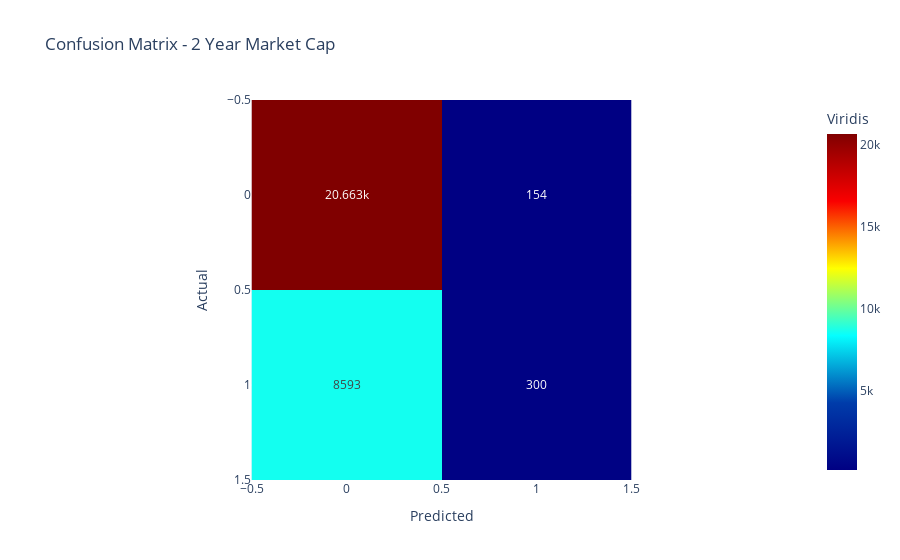

Notebook code for this chart:
### Code cell
import plotly.express as px
from sklearn.metrics import confusion_matrix

# Compute the confusion matrix
conf_matrix = confusion_matrix(y_test_2yr, predictions)

# Create a heatmap with Plotly
fig = px.imshow(conf_matrix,
                text_auto=True,
                color_continuous_scale='Jet',
                labels=dict(x="Predicted", y="Actual", color="Viridis"),
                title="Confusion Matrix - 2 Year Market Cap")

# Show the plot
fig.show()

### Figure 1 — Plotly figure (JSON) as saved in the notebook; plotly's stock layout.template omitted (floating-point values rounded to 4 significant figures)
{"data": [{"coloraxis": "coloraxis", "hovertemplate": "Predicted: %{x}<br>Actual: %{y}<br>Viridis: %{z}<extra></extra>", "name": "0", "texttemplate": "%{z}", "type": "heatmap", "xaxis": "x", "yaxis": "y", "z": [[20663, 154], [8593, 300]]}], "layout": {"coloraxis": {"colorbar": {"title": {"text": "Viridis"}}, "colorscale": [[0, "rgb(0,0,131)"], [0.2, "rgb(0,60,170)"], [0.4, "rgb(5,255,255)"], [0.6, "rgb(255,255,0)"], [0.8, "rgb(250,0,0)"], [1, "rgb(128,0,0)"]]}, "title": {"text": "Confusion Matrix - 2 Year Market Cap"}, "xaxis": {"anchor": "y", "constrain": "domain", "domain": [0, 1], "scaleanchor": "y", "title": {"text": "Predicted"}}, "yaxis": {"anchor": "x", "autorange": "reversed", "constrain": "domain", "domain": [0, 1], "title": {"text": "Actual"}}}}
